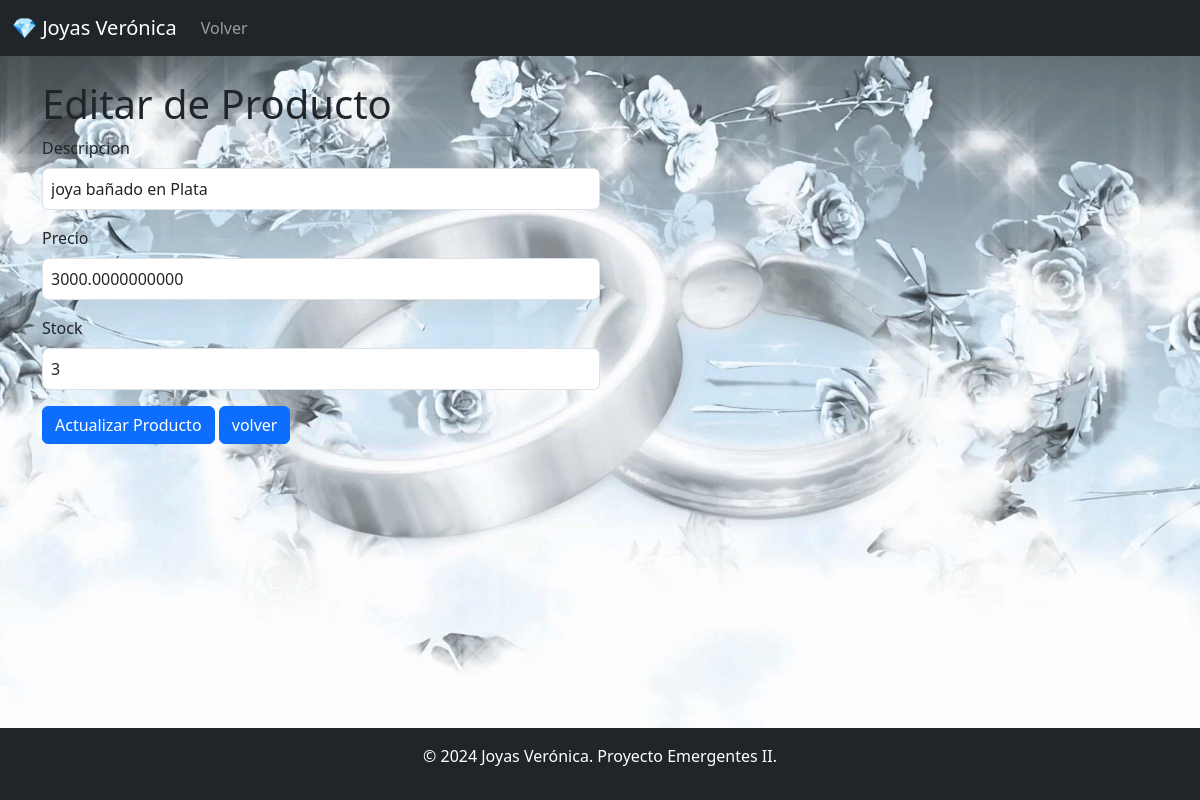
Screenshot of /productos/edit/1 with the database file from the repository.
### models/producto_model.py (models this page shows, shortened)
class Producto(db.Model):
    __tablename__ = "productos"
    id = db.Column(db.Integer, primary_key = True)
    descripcion = db.Column(db.String(120), nullable = False)
    precio = db.Column(db.Float(11,2), nullable = False)
    stock = db.Column(db.Integer, nullable = False)
    ventas = db.relationship('Venta', back_populates = 'producto')
    @staticmethod
    def get_by_id(id):
        return Producto.query.get(id)

### controllers/producto_controller.py (the view)
@producto_bp.route("/edit/<int:id>", methods =['GET', 'POST'])
def edit(id):
    producto = Producto.get_by_id(id)
    if request.method == 'POST':
        descripcion = request.form['descripcion']
        precio = request.form['precio']
        stock = request.form['stock']
        producto.update(descripcion = descripcion, precio= precio, stock= stock)
        return redirect(url_for('producto.index'))
    return producto_views.edit(producto)

### run.py (called while the page is built)
@app.context_processor
def inject_active_path():
    def is_active(path):
        return 'active' if request.path == path else ''
    return dict(is_active=is_active)

@app.context_processor
def inject_role():
    role = session.get("role", None)  # Obtén el rol de la sesión, o None si no existe
    return dict(role=role)

### views/producto_views.py (called while the page is built)
def edit(producto):
    return render_template('productos/edit.html', producto= producto)

### templates/productos/edit.html (shortened to what this page needs)
{% extends  'base.html' %}
{% block content %}
<h1>Editar de Producto</h1>
<form action="{{url_for('producto.edit', id=producto.id)}}" method="POST">
    <div class="mb-3">
        <label for="" class="form-label">Descripcion</label>
        <input type="text"  class="form-control" name="descripcion" value="{{producto.descripcion}}" required>
    </div>
    <div class="mb-3">
        <label for="" class="form-label">Precio</label>
        <input type="number"  class="form-control" name="precio" value="{{producto.precio}}" required>
    </div>
    <div class="mb-3">
        <label for="" class="form-label">Stock</label>
        <input type="number"  class="form-control" name="stock" value="{{producto.stock}}" required>
    </div>
    <button type="submit"  class="btn btn-primary">Actualizar Producto</button>
    <a href="/productos" class="btn btn-primary">volver</a>
</form>
{% endblock %}

### templates/base.html (style rules this page uses)
html, body { height: 100%; margin: 0; }
body { display: flex; flex-direction: column; background-image: url("/static/img_login.jpg"); background-size: cover; background-position: center center; background-repeat: no-repeat; font-family: 'Segoe UI', Tahoma, Geneva, Verdana, sans-serif; }
input[type="text"], input[type="password"], input[type="email"], input[type="number"], input[type="tel"], textarea, option, input[type="date"], select { width: 50%; margin-bottom: 1rem; padding: 0.5rem; box-sizing: border-box; }

### rows the page displays
Producto: descripcion "joya bañado en Plata", precio "3000.0000000000", stock "3"
